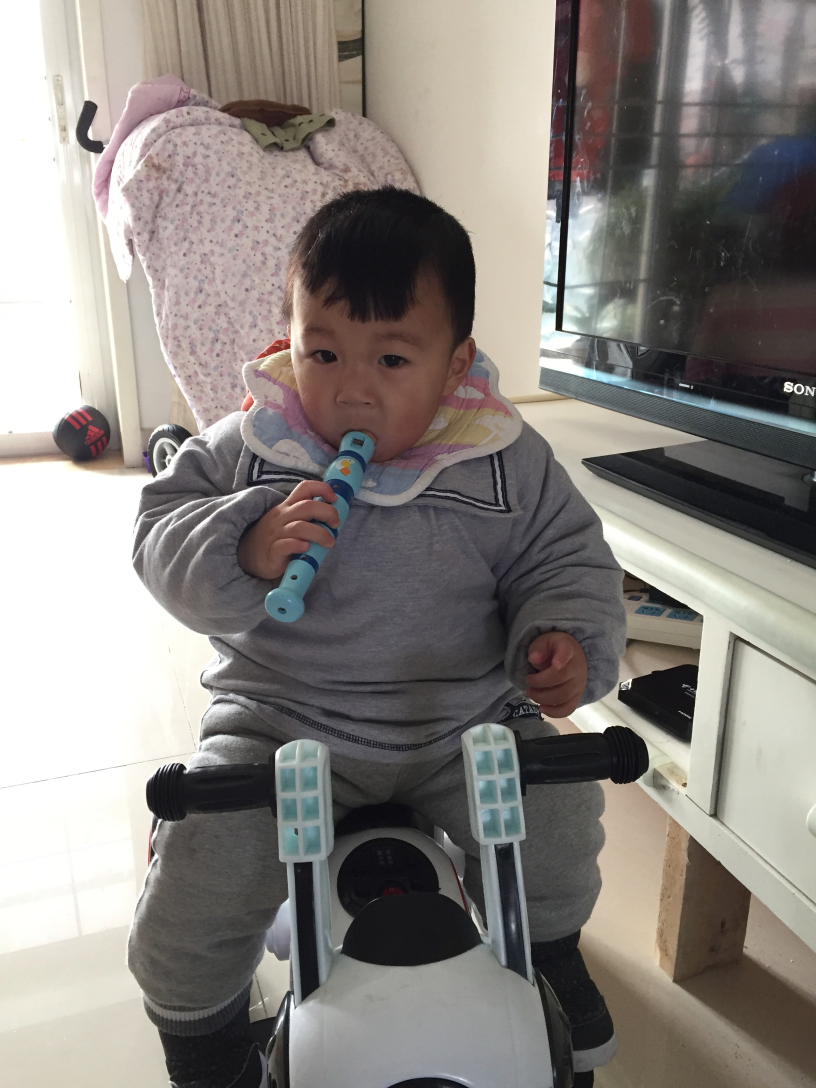
#> input picture imgs/boy.jpeg, 2448 x 3264 px, found by its file name (shown at 1/3 size)
$ python test.py
#> lines starting #> are read from the running program, lines starting #| are printed output that depends on the picture
import cv2
import numpy as np

img=cv2.imread("/Users/kaneiki/Desktop/DeepLearning/picture/boy.jpeg")
#> img is the input picture: shape (3264, 2448, 3); mean B, G, R 127.9, 132.2, 137.5

img=cv2.resize(img,(480,640))
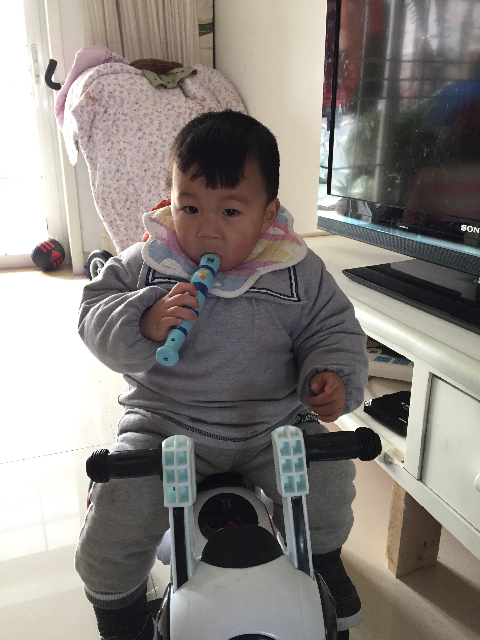
#> img: shape (640, 480, 3); mean B, G, R 127.8, 132.2, 137.4

cv2.imshow("raw",img)

img_bila=cv2.bilateralFilter(img,3,75,75)
cv2.imshow("bila",img_bila)

img_median=cv2.medianBlur(img,5)
# cv2.imshow("media",img_median);

img_blur=cv2.blur(img,(5,5))
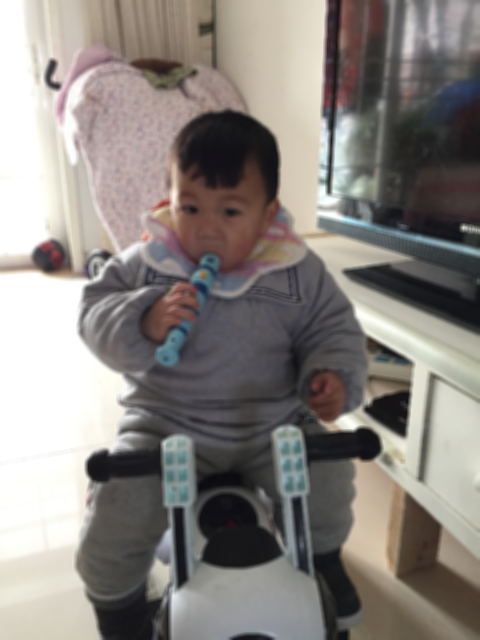
#> img_blur: shape (640, 480, 3); mean B, G, R 127.8, 132.2, 137.4
# cv2.imshow("blur",img_blur)

img_gauss=cv2.GaussianBlur(img,(5,5),0)
# cv2.imshow("Gauess",img_gauss)

img_border=img-img_gauss
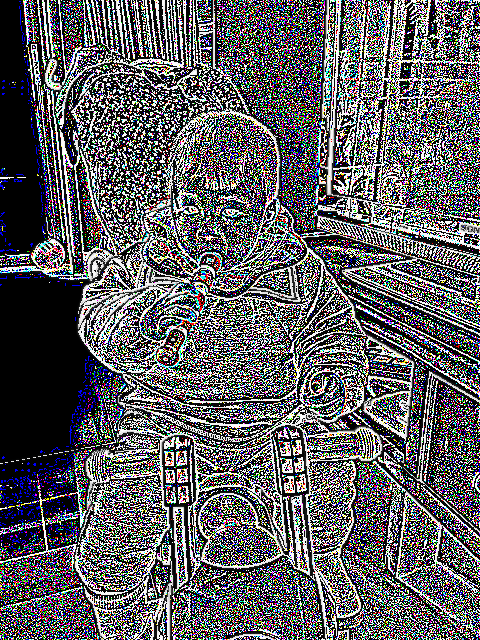
#> img_border: shape (640, 480, 3); mean B, G, R 97.2, 94.3, 94.9
cv2.imshow("border",img_border)

img_canny = cv2.Canny(img_gauss, 50, 150)  # 50是最小阈值,150是最大阈值
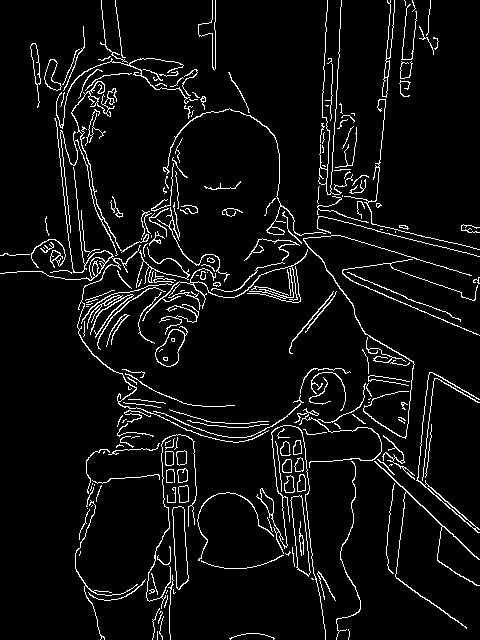
#> img_canny: shape (640, 480); 6% white in thin lines or dots
cv2.imshow("canny",img_canny)

cv2.waitKey(0)
cv2.destroyAllWindows()

$ run again, with imgs/carving.png saved as imgs/boy.jpeg
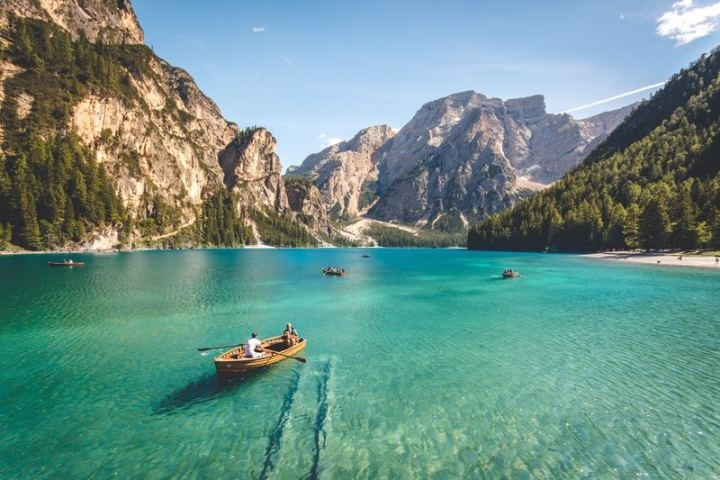
#> input picture imgs/carving.png, 720 x 480 px, found by its file name
#> img is the input picture: shape (480, 720, 3); mean B, G, R 135.9, 143.5, 106.8
#> img: shape (640, 480, 3)
#> `img_border=img-img_gauss`:
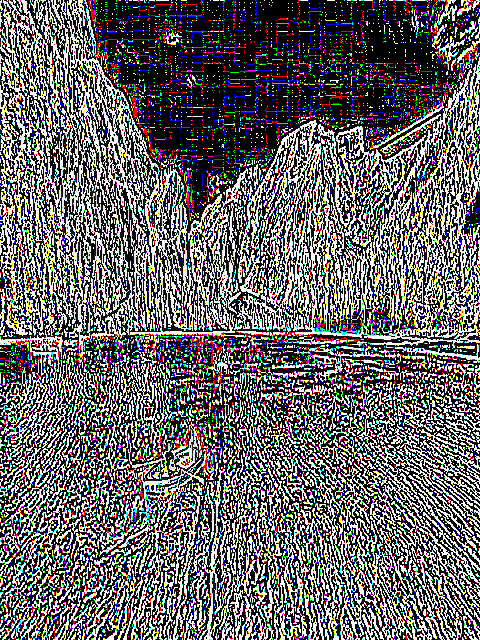
#> img_border: shape (640, 480, 3); mean B, G, R 101.5, 100.9, 103.3
#> `img_canny = cv2.Canny(img_gauss, 50, 150)`:
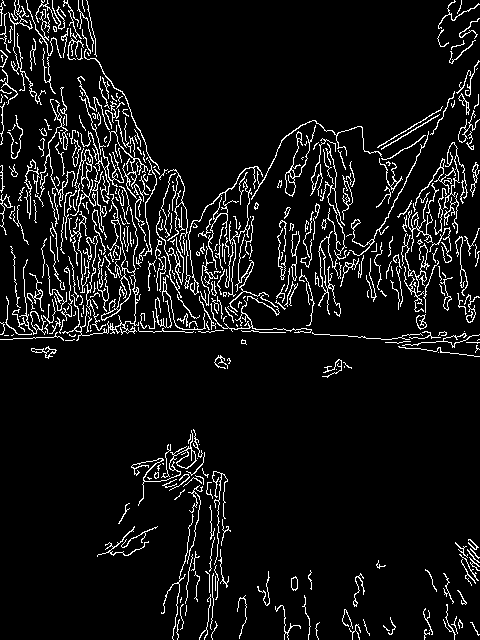
#> img_canny: shape (640, 480); 7.5% white in thin lines or dots
